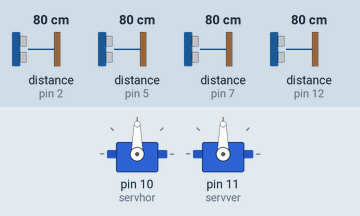
A sketch run on a simulated Arduino Uno, built with avr-gcc and run on an emulated ATmega328P. Shown: 2 × servo. Wiring (inferred from the names in the program): 4 × ultrasonic range finder: trigger pin 3, echo pin 2 / trigger pin 6, echo pin 5 / trigger pin 9, echo pin 7 / trigger pin 13, echo pin 12. The inputs (shaded band) are chosen by the test bench; at power-on: distance to the obstacle (sensors on pin 2, pin 5, pin 7, pin 12) 80 cm. The echo pulse lasts 58.3 µs per cm.

Above: at 1.2 s.
1.3 s: distance to the obstacle (sensor on pin 2) set to 28 cm
2.8 s: distance to the obstacle (sensor on pin 2) set to 23 cm
At 3.4 s:
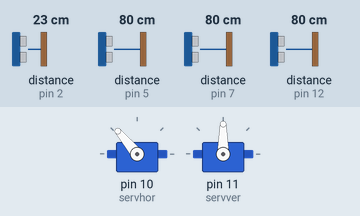
4.3 s: distance to the obstacle (sensor on pin 5) set to 26 cm
5.8 s: distance to the obstacle (sensor on pin 5) set to 21 cm
At 6.4 s:
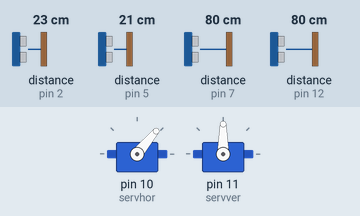
7.3 s: distance to the obstacle (sensor on pin 7) set to 28 cm
8.8 s: distance to the obstacle (sensor on pin 7) set to 23 cm
At 10.0 s:
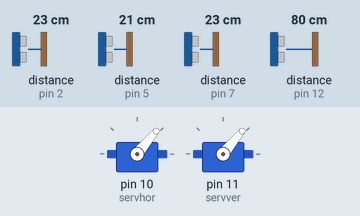
Timing chart, 0 to 11.3 s (numbered marks = the images above; inputs shaded):
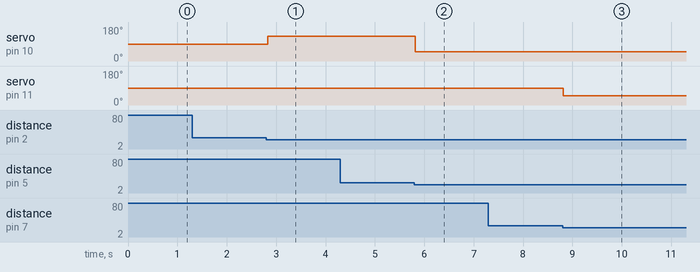

The sketch:

irisard.ino
```cpp
#include <Servo.h>

Servo servhor;
Servo servver;
int trigPin1 = 6;
int echoPin1 = 5;
int trigPin2 = 3;
int echoPin2 = 2;
int trigPin3 = 9;
int echoPin3 = 7;
int trigPin4 = 13;
int echoPin4 = 12;

void setup()
{
  servhor.attach(10);
  servver.attach(11);
  servhor.write(90);
  servver.write(90);
  pinMode(trigPin1, OUTPUT);
  pinMode(echoPin1, INPUT);
  pinMode(trigPin2, OUTPUT);
  pinMode(echoPin2, INPUT);
  pinMode(trigPin3, OUTPUT);
  pinMode(echoPin3, INPUT);
  pinMode(trigPin4, OUTPUT);
  pinMode(echoPin4, INPUT);

}

void loop()
{


    digitalWrite(trigPin1, LOW);
    digitalWrite(trigPin2, LOW);
    digitalWrite(trigPin3, LOW);
    digitalWrite(trigPin4, LOW);
    long duration1, distance1, duration2, distance2,duration3,distance3,duration4,distance4;
    digitalWrite(trigPin1, HIGH);
    delayMicroseconds(100);
    digitalWrite(trigPin1, LOW);
    duration1 = pulseIn(echoPin1, HIGH);
    distance1 = (duration1 / 2) / 29.1;
    digitalWrite(trigPin2, HIGH);
    delayMicroseconds(100);
    digitalWrite(trigPin2, LOW);
    duration2 = pulseIn(echoPin2, HIGH);
    distance2 = (duration2 / 2) / 29.1;
    digitalWrite(trigPin3, HIGH);
    delayMicroseconds(100);
    digitalWrite(trigPin3, LOW);
    duration3 = pulseIn(echoPin3, HIGH);
    distance3 = (duration3 / 2) / 29.1;
    digitalWrite(trigPin4, HIGH);
    delayMicroseconds(100);
    digitalWrite(trigPin4, LOW);
    duration4 = pulseIn(echoPin4, HIGH);
    distance4 = (duration4 / 2) / 29.1;


    if ((distance1 < 25))
    {
      servhor.write(50);

    }
    else if (distance2 < 25)
    {
      servhor.write(130);

    }
    else if ((distance2 > 25) && (distance1 > 25))
    {
      servhor.write(90);

          }

    if ((distance3 < 25))
    {
      servver.write(50);

    }
    else if (distance4 < 25)
    {
      servver.write(130);

    }
    else if ((distance3 > 25) && (distance4 >25))
    {
      servver.write(90);

    }
  }
```

Measured:
- the behaviour switches between 26 and 25 cm on distance to the obstacle (sensor on pin 2) (found by bisection; images 0 and 1)
- the behaviour switches between 25 and 24 cm on distance to the obstacle (sensor on pin 5) (found by bisection; images 1 and 2)
- the behaviour switches between 26 and 25 cm on distance to the obstacle (sensor on pin 7) (found by bisection; images 2 and 3)
- after the input at 1.3 s, every drawn part: stays the same
- after the input at 2.8 s, servo on pin 10 (servhor): 90° → 130° at once
- after the input at 4.3 s, every drawn part: stays the same
- after the input at 5.8 s, servo on pin 10 (servhor): 130° → 50° at once
- after the input at 7.3 s, every drawn part: stays the same
- after the input at 8.8 s, servo on pin 11 (servver): 90° → 50° at once
